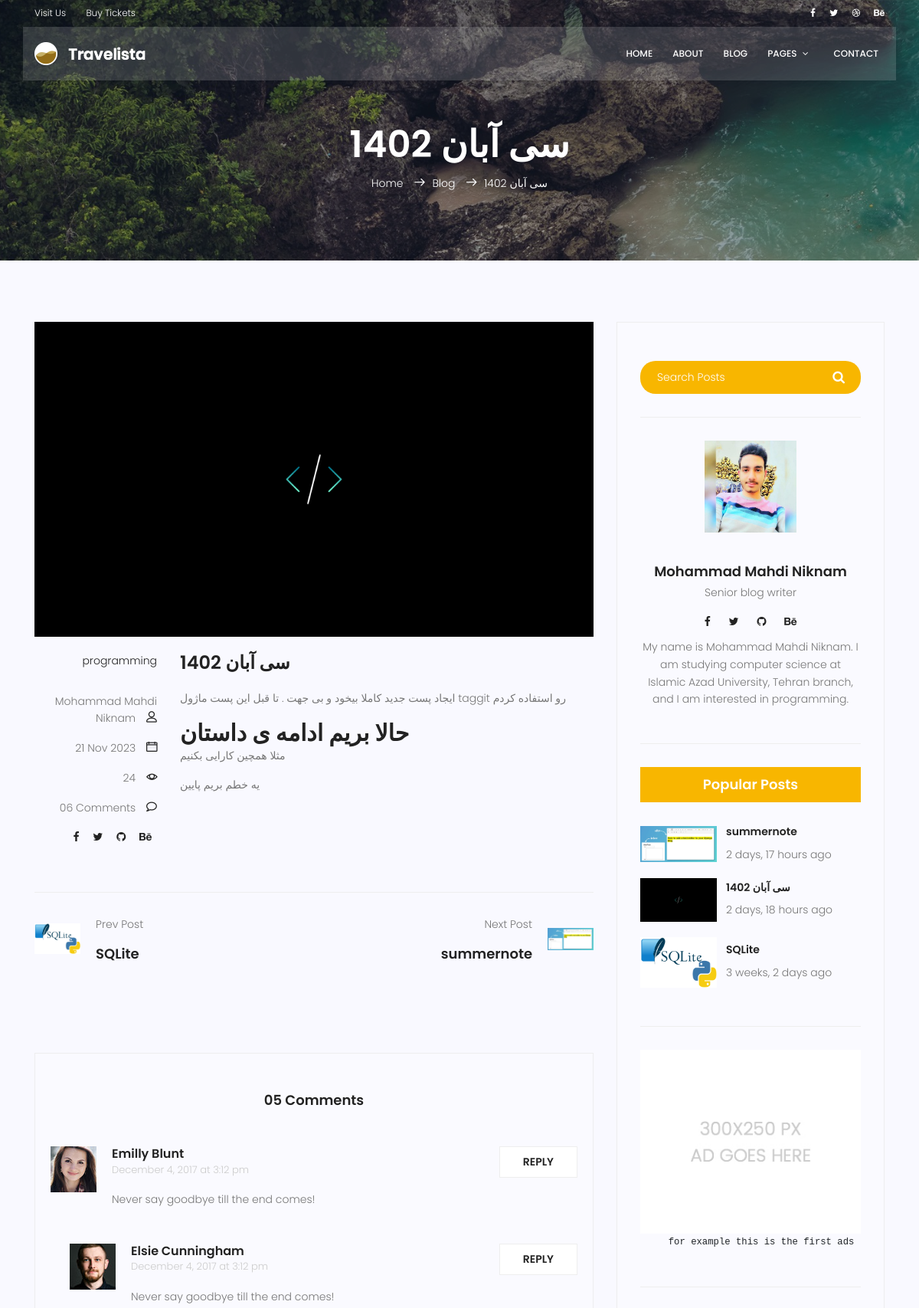
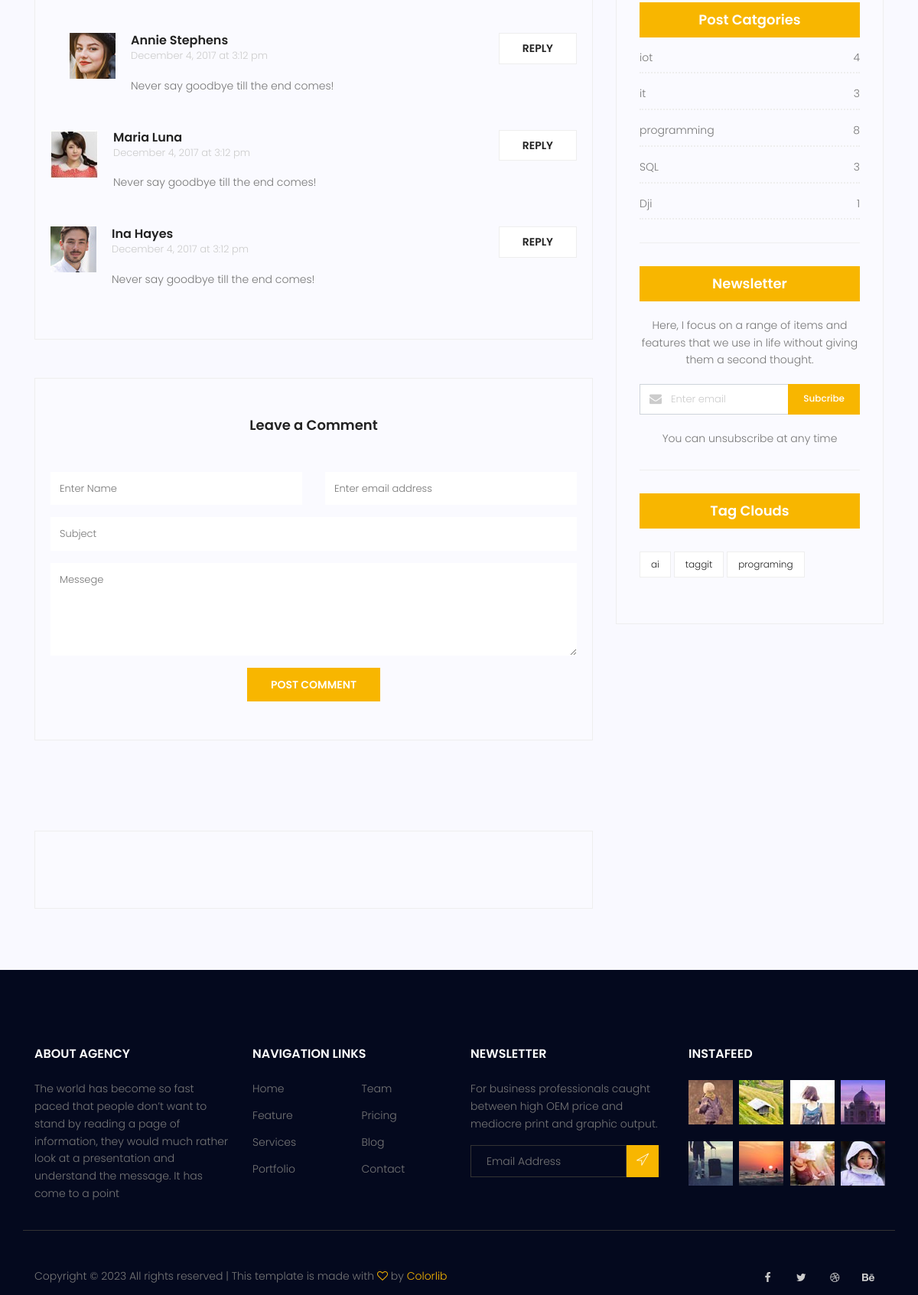
The app's page /blog/15 (upper part) with its own data (2 pictures, top to bottom).
### blog/models.py (models this page shows, shortened)
class Post(models.Model) :
    image = models.ImageField(upload_to='blog/', default='blog/default.jpg')
    author = models.ForeignKey(User, on_delete=models.SET_NULL, null=True) # on_delete=models.CASCADE
    title = models.CharField(max_length=255)
    content = models.TextField()
    tags = TaggableManager()
    category = models.ManyToManyField(Category)
    counted_views = models.IntegerField(default=0)
    status = models.BooleanField(default=False)
    published_date = models.DateTimeField(null=True) #(خودمون تعریفش میکنیم کی پابلیش بشه)
    created_date = models.DateTimeField(auto_now_add=True)
    updated_date = models.DateTimeField(auto_now=True)
    class Meta :
        ordering = ['-published_date']

class Category(models.Model) :
    name = models.CharField(max_length=255)
    def __str__(self) :
        return self.name

### blog/views.py (the view)
# urls.py: path('<int:pid>', blog_single, name='single'),
def blog_single(request, pid):
    now = timezone.now()
    posts = Post.objects.filter(status=1).exclude(published_date__gt=now)
    post = get_object_or_404(posts, pk=pid)
    post.counted_views += 1
    post.save()
    prev = Post.objects.filter(status=1, published_date__lt=post.published_date).exclude(pk=post.pk).order_by('-published_date').first()
    next = Post.objects.filter(status=1, published_date__gt=post.published_date).exclude(pk=post.pk).order_by('published_date').first()
    context = {'post': post, 'prev': prev, 'next': next}
    return render(request, 'blog/blog-single.html', context)

### blog/templatetags/blog_tags.py (called while the page is built)
@register.inclusion_tag('blog/blog-popular-post.html')
def latestposts(arg=3):
    posts = Post.objects.filter(status=1).order_by('-published_date')[:arg]
    return {'posts':posts}

@register.inclusion_tag('blog/blog-post-categories.html')
def postcategories():
    posts = Post.objects.filter(status=1)
    category = Category.objects.all()
    cat_dict = {}
    for name in category:
        cat_dict[name] = posts.filter(category=name).count()
    return {'categories':cat_dict}

### templates/blog/blog-single.html (shortened to what this page needs)
{% extends "base.html" %}
{% load blog_tags %}
{% load static %}
{% block content %}
<section class="relative about-banner">
	<div class="overlay overlay-bg"></div>
	<div class="container">
		<div class="row d-flex align-items-center justify-content-center">
			<div class="about-content col-lg-12">
				<h1 class="text-white">
					{{post.title}}
				</h1>
				<p class="text-white link-nav"><a href="{% url 'website:index' %}">Home </a> <span
						class="lnr lnr-arrow-right"></span><a href="{% url 'blog:index' %}">Blog</a> <span
						class="lnr lnr-arrow-right"></span>{{post.title}}</p>
			</div>
		</div>
	</div>
</section>
<section class="post-content-area single-post-area">
	<div class="container">
		<div class="row">
			<div class="col-lg-8 posts-list">
				<div class="single-post row">
					<div class="col-lg-12">
						<div class="feature-img">
							<img class="img-fluid" src="{{post.image.url}}" alt="">
						</div>
					</div>
					<div class="col-lg-3  col-md-3 meta-details">
						<ul class="tags">
							{% for cat in post.category.all %}
							<li><a href="{% url 'blog:category' cat_name=cat.name %}">{{cat.name}}</a></li>{% if not forloop.last %}, {% endif %}
							{% endfor %}
						</ul>
						<div class="user-details row">
							<p class="user-name col-lg-12 col-md-12 col-6"><a href="{% url 'blog:author' author_username=post.author.username %}">{{post.author.get_full_name}}</a> <span
									class="lnr lnr-user"></span></p>
							<p class="date col-lg-12 col-md-12 col-6"><a href="#">{{post.created_date|date:"d M Y"}}</a> <span
									class="lnr lnr-calendar-full"></span></p>
							<p class="view col-lg-12 col-md-12 col-6"><a href="#">{{post.counted_views}}</a> <span
									class="lnr lnr-eye"></span></p>
							<p class="comments col-lg-12 col-md-12 col-6"><a href="#">06 Comments</a> <span
									class="lnr lnr-bubble"></span></p>
							<ul class="social-links col-lg-12 col-md-12 col-6">
								<li><a href="#"><i class="fa fa-facebook"></i></a></li>
								<li><a href="#"><i class="fa fa-twitter"></i></a></li>
								<li><a href="#"><i class="fa fa-github"></i></a></li>
								<li><a href="#"><i class="fa fa-behance"></i></a></li>
							</ul>
						</div>
					</div>
					<div class="col-lg-9 col-md-9">
						<h3 class="mt-20 mb-20">{{post.title}}</h3>
						<p>
							{{post.content|safe}}
						</p>
					</div>
				</div>
				<div class="navigation-area">
					<div class="row">
						<div
							class="col-lg-6 col-md-6 col-12 nav-left flex-row d-flex justify-content-start align-items-center">
							<div class="thumb">
								{% if prev.title != None %}
								<a href="{{prev.id}}"><img class="img-fluid" src="{{prev.image.url}}" width="60" height="60" alt=""></a>
							</div>
							<div class="arrow">
								<a href="{{prev.id}}"></a>
							</div>
							<div class="detials">
								<p>Prev Post</p>
								<a href="{{prev.id}}">
									<h4>{{prev.title}}</h4>
								</a>{% endif %}
							</div>
						</div>
						<div
							class="col-lg-6 col-md-6 col-12 nav-right flex-row d-flex justify-content-end align-items-center">
							<div class="detials">
								{% if next.title != None %}
								<p>Next Post</p>
								<a href="{{next.id}}">
									<h4>{{next.title}}</h4>
								</a>
							</div>
							<div class="arrow">
								<a href="#"></a>
							</div>
							<div class="thumb">
								<a href="{{next.id}}"><img class="img-fluid" src="{{next.image.url}}" width="60" height="60" alt=""></a>{% endif %}
							</div>
						</div>
					</div>
				</div>
				<div class="comments-area">
					<h4>05 Comments</h4>
					<div class="comment-list">
						<div class="single-comment justify-content-between d-flex">
							<div class="user justify-content-between d-flex">
								<div class="thumb">
									<img src="{% static 'img/blog/c1.jpg' %}" alt="">
								</div>
								<div class="desc">
									<h5><a href="#">Emilly Blunt</a></h5>
									<p class="date">December 4, 2017 at 3:12 pm </p>
									<p class="comment">
										Never say goodbye till the end comes!
									</p>
								</div>
							</div>
							<div class="reply-btn">
								<a href="" class="btn-reply text-uppercase">reply</a>
							</div>
						</div>
					</div>
					<div class="comment-list left-padding">
						<div class="single-comment justify-content-between d-flex">
							<div class="user justify-content-between d-flex">
								<div class="thumb">
									<img src="{% static 'img/blog/c2.jpg' %}" alt="">
								</div>
								<div class="desc">
									<h5><a href="#">Elsie Cunningham</a></h5>
									<p class="date">December 4, 2017 at 3:12 pm </p>
									<p class="comment">
										Never say goodbye till the end comes!
									</p>
								</div>
							</div>
							<div class="reply-btn">
								<a href="" class="btn-reply text-uppercase">reply</a>
							</div>
						</div>
					</div>
					<div class="comment-list left-padding">
						<div class="single-comment justify-content-between d-flex">
							<div class="user justify-content-between d-flex">
								<div class="thumb">
									<img src="{% static 'img/blog/c3.jpg' %}" alt="">
								</div>
								<div class="desc">
									<h5><a href="#">Annie Stephens</a></h5>
									<p class="date">December 4, 2017 at 3:12 pm </p>
									<p class="comment">
										Never say goodbye till the end comes!
									</p>
								</div>
							</div>
							<div class="reply-btn">
								<a href="" class="btn-reply text-uppercase">reply</a>
							</div>
						</div>
					</div>
					<div class="comment-list">
						<div class="single-comment justify-content-between d-flex">
							<div class="user justify-content-between d-flex">
								<div class="thumb">
									<img src="{% static 'img/blog/c4.jpg' %}" alt="">
								</div>
								<div class="desc">
									<h5><a href="#">Maria Luna</a></h5>
									<p class="date">December 4, 2017 at 3:12 pm </p>
									<p class="comment">
										Never say goodbye till the end comes!
									</p>
								</div>
							</div>
							<div class="reply-btn">
								<a href="" class="btn-reply text-uppercase">reply</a>
							</div>
						</div>
					</div>
					<div class="comment-list">
						<div class="single-comment justify-content-between d-flex">
							<div class="user justify-content-between d-flex">
								<div class="thumb">
									<img src="{% static 'img/blog/c5.jpg' %}" alt="">
								</div>
								<div class="desc">
									<h5><a href="#">Ina Hayes</a></h5>
									<p class="date">December 4, 2017 at 3:12 pm </p>
									<p class="comment">
										Never say goodbye till the end comes!
									</p>
								</div>
							</div>
							<div class="reply-btn">
								<a href="" class="btn-reply text-uppercase">reply</a>
							</div>
						</div>
					</div>
				</div>
				<div class="comment-form">
					<h4>Leave a Comment</h4>
					<form>
						<div class="form-group form-inline">
							<div class="form-group col-lg-6 col-md-12 name">
								<input type="text" class="form-control" id="name" placeholder="Enter Name"
									onfocus="this.placeholder = ''" onblur="this.placeholder = 'Enter Name'">
							</div>
							<div class="form-group col-lg-6 col-md-12 email">
								<input type="email" class="form-control" id="email" placeholder="Enter email address"
									onfocus="this.placeholder = ''" onblur="this.placeholder = 'Enter email address'">
							</div>
						</div>
						<div class="form-group">
							<input type="text" class="form-control" id="subject" placeholder="Subject"
								onfocus="this.placeholder = ''" onblur="this.placeholder = 'Subject'">
						</div>
						<div class="form-group">
							<textarea class="form-control mb-10" rows="5" name="message" placeholder="Messege"
								onfocus="this.placeholder = ''" onblur="this.placeholder = 'Messege'"
								required=""></textarea>
						</div>
						<a href="#" class="primary-btn text-uppercase">Post Comment</a>
					</form>
				</div>
				<div class="comments-area">
				</div>
			</div>
			<div class="col-lg-4 sidebar-widgets">
				<div class="widget-wrap">
					{% include 'blog/blog-search.html' %}
					{% include 'blog/blog-writer.html' %}
					{% latestposts %}
					{% include 'blog/blog-ads.html' %}
					{% postcategories %}
					{% include 'blog/blog-newsletter.html' %}
					{% include 'blog/blog-tags.html' %}
				</div>
			</div>
		</div>
	</div>
</section>
{% endblock %}

### templates/blog/blog-writer.html
{% load static %}
<div class="single-sidebar-widget user-info-widget">
    <img src="{% static 'img/blog/user-info.png' %}" width="120" height="120" alt="">
    <a href="#">
        <h4>{{post.author.get_full_name}}</h4>
    </a>
    <p>
        Senior blog writer
    </p>
    <ul class="social-links">
        <li><a href="#"><i class="fa fa-facebook"></i></a></li>
        <li><a href="#"><i class="fa fa-twitter"></i></a></li>
        <li><a href="https://github.com/Niknam1382"><i class="fa fa-github"></i></a></li>
        <li><a href="#"><i class="fa fa-behance"></i></a></li>
    </ul>
    <p>
        My name is Mohammad Mahdi Niknam. I am studying computer science at Islamic Azad University, Tehran branch, and I am interested in programming.
    </p>
</div>

### templates/blog/blog-popular-post.html
{% load humanize %}
{% load static %}
<div class="single-sidebar-widget popular-post-widget">
    <h4 class="popular-title">Popular Posts</h4>
    <div class="popular-post-list">
        {% for post in posts %}
        <div class="single-post-list d-flex flex-row align-items-center">
            <div class="thumb">
                <img class="img-fluid" src="{{post.image.url}}" alt="">
            </div>
            <div class="details">
                <a href="{% url 'blog:single' pid=post.id %}">
                    <h6>{{post.title}}</h6>
                </a>
                <p>{{post.published_date|naturaltime}}</p>
            </div>
        </div>
        {% endfor %}
    </div>
</div>

### templates/blog/blog-post-categories.html
<div class="single-sidebar-widget post-category-widget">
    <h4 class="category-title">Post Catgories</h4>
    <ul class="cat-list">
        {% for name,count in categories.items %}
        <li>
            <a href="{% url 'blog:category' cat_name=name %}" class="d-flex justify-content-between">
                <p>{{name}}</p>
                <p>{{count}}</p>
            </a>
        </li>
        {% endfor %}
    </ul>
</div>

### templates/blog/blog-tags.html
<div class="single-sidebar-widget tag-cloud-widget">
    <h4 class="tagcloud-title">Tag Clouds</h4>
    <ul>
        {% for tag in post.tags.all %}
        <li><a href="{% url 'blog:tag' tag_name=tag.name %}">{{tag.name}}</a></li>
        {% endfor %}
    </ul>
</div>

### records on screen
Post: title "سی آبان 1402", image (picture), author.get_full_name "Mohammad Mahdi Niknam", created_date "21 Nov 2023", counted_views "24", content "ایجاد پست جدید کاملا بیخود و بی جهت . تا قبل این پست ماژول taggit رو استفاده کردم حالا بریم ادامه ی داستان مثلا همچین کارایی بکنیم یه خطم بریم پایین", published_date "2 days, 18 hours ago"
Category: name "programming", count "8"
Post: image (picture), title "SQLite", published_date "3 weeks, 2 days ago"
Post: title "summernote", image (picture), published_date "2 days, 17 hours ago"
Category: name "iot", count "4"
Category: name "it", count "3"
Category: name "SQL", count "3"
Category: name "Dji", count "1"
Tag: name "ai"
Tag: name "taggit"
Tag: name "programing"
